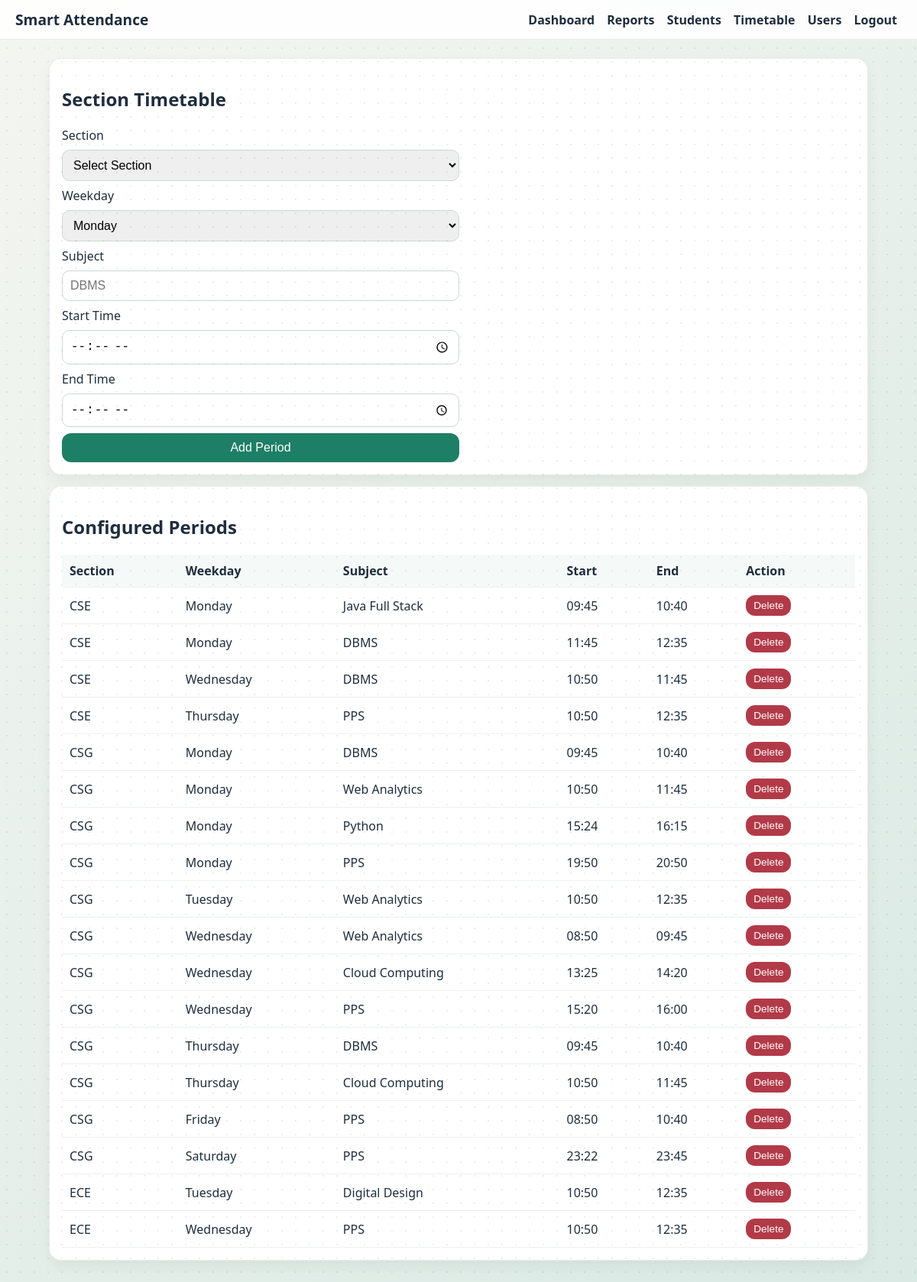
The page /attendance/timetable (signed in) on the database its author committed.
### tables this page shows
CREATE TABLE timetable (
            id INTEGER PRIMARY KEY AUTOINCREMENT,
            section_name TEXT NOT NULL,
            weekday INTEGER NOT NULL CHECK (weekday BETWEEN 0 AND 6),
            subject TEXT NOT NULL,
            start_time TEXT NOT NULL,
            end_time TEXT NOT NULL,
            created_at TEXT NOT NULL DEFAULT CURRENT_TIMESTAMP,
            UNIQUE(section_name, weekday, subject)
        );

### attendance/attendance_routes.py (the view, shortened to what this page needs)
@attendance_bp.route("/timetable", methods=["GET", "POST"])
@login_required
@role_required("admin")
def timetable_page():
    db = get_db()
    sections = db.execute("SELECT DISTINCT section_name FROM students WHERE active = 1 ORDER BY section_name").fetchall()
    entries = db.execute(
        "SELECT id, section_name, weekday, subject, start_time, end_time FROM timetable ORDER BY section_name, weekday, start_time"
    ).fetchall()
    weekday_map = {idx: name for idx, name in WEEKDAY_OPTIONS}
    return render_template(
        "timetable.html",
        sections=[r["section_name"] for r in sections],
        entries=entries,
        weekday_options=WEEKDAY_OPTIONS,
        weekday_map=weekday_map,
    )

### attendance/db.py (called while the page is built)
def get_db():
    if "db" not in g:
        db_path = current_app.config["DB_PATH"]
        Path(db_path).parent.mkdir(parents=True, exist_ok=True)
        g.db = sqlite3.connect(db_path)
        g.db.row_factory = sqlite3.Row
    return g.db

### attendance/security.py (called while the page is built)
def login_required(view):
    @wraps(view)
    def wrapped(*args, **kwargs):
        if not session.get("user_id"):
            return redirect(url_for("auth.login"))
        return view(*args, **kwargs)
    return wrapped

def role_required(*roles):
    def decorator(view):
        @wraps(view)
        def wrapped(*args, **kwargs):
            role = session.get("role")
            if role not in roles:
                abort(403)
            return view(*args, **kwargs)
        return wrapped
    return decorator

### templates/timetable.html (shortened to what this page needs)
{% extends 'base.html' %}
{% block content %}
<section class="card">
    <h1>Section Timetable</h1>
    <form method="post" class="grid-form">
        <label>Section</label>
        <select name="section_name" required>
            <option value="">Select Section</option>
        </select>
        <label>Weekday</label>
        <select name="weekday" required>
            {% for value, label in weekday_options %}
            <option value="{{ value }}">{{ label }}</option>
            {% endfor %}
        </select>
        <label>Subject</label>
        <input name="subject" placeholder="DBMS" required>
        <label>Start Time</label>
        <input type="time" name="start_time" required>
        <label>End Time</label>
        <input type="time" name="end_time" required>
        <button class="btn btn-primary" type="submit">Add Period</button>
    </form>
</section>
<section class="card">
    <h2>Configured Periods</h2>
    <table>
        <tr>
            <th>Section</th><th>Weekday</th><th>Subject</th><th>Start</th><th>End</th><th>Action</th>
        </tr>
        {% for e in entries %}
        <tr>
            <td>{{ e['section_name'] }}</td>
            <td>{{ weekday_map[e['weekday']] }}</td>
            <td>{{ e['subject'] }}</td>
            <td>{{ e['start_time'] }}</td>
            <td>{{ e['end_time'] }}</td>
            <td>
                <form method="post" action="{{ url_for('attendance.delete_timetable_entry', entry_id=e['id']) }}" style="display:inline">
                    <button class="btn btn-sm danger" onclick="return confirm('Delete this period?')">Delete</button>
                </form>
            </td>
        </tr>
        {% endfor %}
    </table>
</section>
{% endblock %}

### static/css/style.css (style rules this page uses)
:root { --ink: #1f2d3d; --accent: #1d7f65; --accent-2: #f4a300; --bg-1: #f4f6f0; --bg-2: #d9e9e4; --danger: #b23a48; --card: #ffffff; }
* { box-sizing: border-box; }
body { margin: 0; font-family: "Noto Sans", "Segoe UI", sans-serif; color: var(--ink); background: linear-gradient(135deg, var(--bg-1), var(--bg-2)); min-height: 100vh; }
.card { background: var(--card); border-radius: 16px; border: 1px solid rgba(0,0,0,.08); padding: 16px; margin-bottom: 14px; box-shadow: 0 8px 18px rgba(0,0,0,.05); animation: rise .35s ease; }
.btn { border: 0; border-radius: 12px; padding: 10px 16px; font-size: 1rem; cursor: pointer; background: #e7eceb; color: var(--ink); text-decoration: none; display: inline-block; }
.btn-primary { background: var(--accent); color: #fff; }
.btn-sm { padding: 6px 10px; font-size: .85rem; }
.danger { background: var(--danger); color: #fff; }
.grid-form { display: grid; grid-template-columns: 1fr; gap: 8px; max-width: 520px; }
input, select { width: 100%; max-width: 100%; border: 1px solid #cfd7d5; border-radius: 10px; padding: 10px; font-size: 1rem; }
table { width: 100%; border-collapse: collapse; margin-top: 10px; }
th, td { border-bottom: 1px solid #edf0ef; text-align: left; padding: 10px; }
th { background: #f5faf8; }

### rows shown on the page
timetable: section_name "CSE", weekday "Monday", subject "Java Full Stack", start_time "09:45", end_time "10:40"
timetable: section_name "CSE", weekday "Monday", subject "DBMS", start_time "11:45", end_time "12:35"
timetable: section_name "CSE", weekday "Wednesday", subject "DBMS", start_time "10:50", end_time "11:45"
timetable: section_name "CSE", weekday "Thursday", subject "PPS", start_time "10:50", end_time "12:35"
timetable: section_name "CSG", weekday "Monday", subject "DBMS", start_time "09:45", end_time "10:40"
timetable: section_name "CSG", weekday "Monday", subject "Web Analytics", start_time "10:50", end_time "11:45"
timetable: section_name "CSG", weekday "Monday", subject "Python", start_time "15:24", end_time "16:15"
timetable: section_name "CSG", weekday "Monday", subject "PPS", start_time "19:50", end_time "20:50"
timetable: section_name "CSG", weekday "Tuesday", subject "Web Analytics", start_time "10:50", end_time "12:35"
timetable: section_name "CSG", weekday "Wednesday", subject "Web Analytics", start_time "08:50", end_time "09:45"
timetable: section_name "CSG", weekday "Wednesday", subject "Cloud Computing", start_time "13:25", end_time "14:20"
timetable: section_name "CSG", weekday "Wednesday", subject "PPS", start_time "15:20", end_time "16:00"
timetable: section_name "CSG", weekday "Thursday", subject "DBMS", start_time "09:45", end_time "10:40"
timetable: section_name "CSG", weekday "Thursday", subject "Cloud Computing", start_time "10:50", end_time "11:45"
timetable: section_name "CSG", weekday "Friday", subject "PPS", start_time "08:50", end_time "10:40"
timetable: section_name "CSG", weekday "Saturday", subject "PPS", start_time "23:22", end_time "23:45"
timetable: section_name "ECE", weekday "Tuesday", subject "Digital Design", start_time "10:50", end_time "12:35"
timetable: section_name "ECE", weekday "Wednesday", subject "PPS", start_time "10:50", end_time "12:35"

### other values the page prints
form field weekday "Monday"
